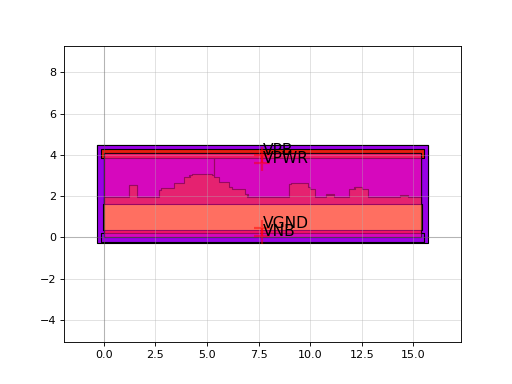

Reproduce this figure in Python.
import sky130

c = sky130.components.sky130_fd_sc_hvl__dfrtp_1()
c.plot()
